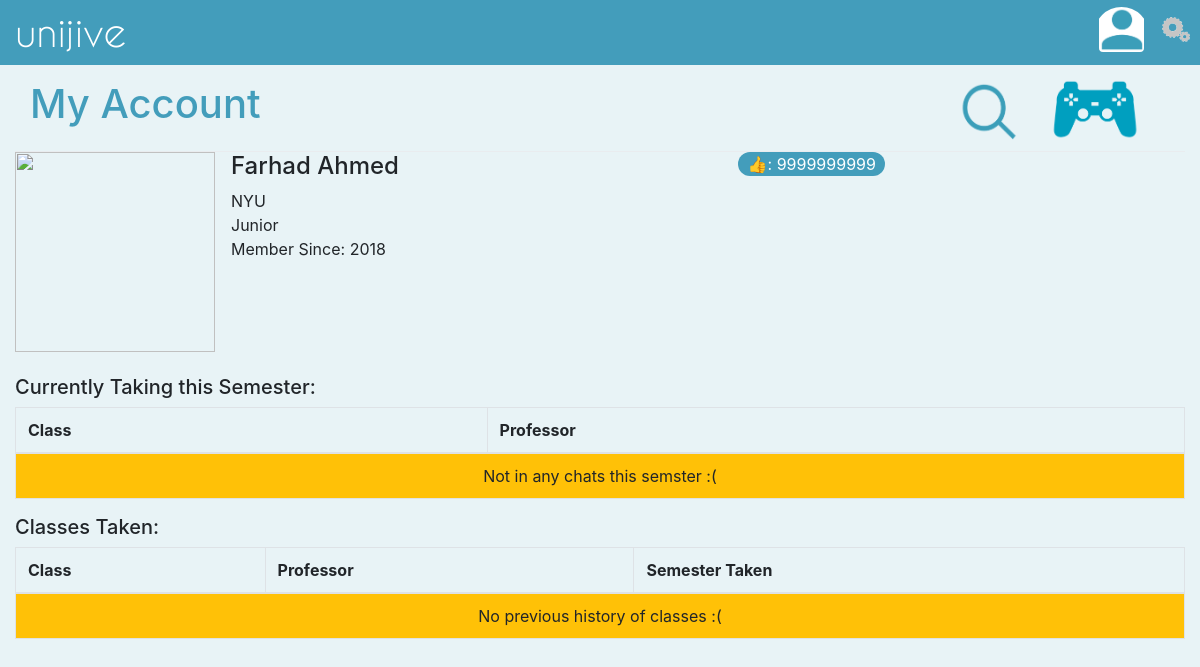
Page /my_account/ (signed in) on the earlier database version.
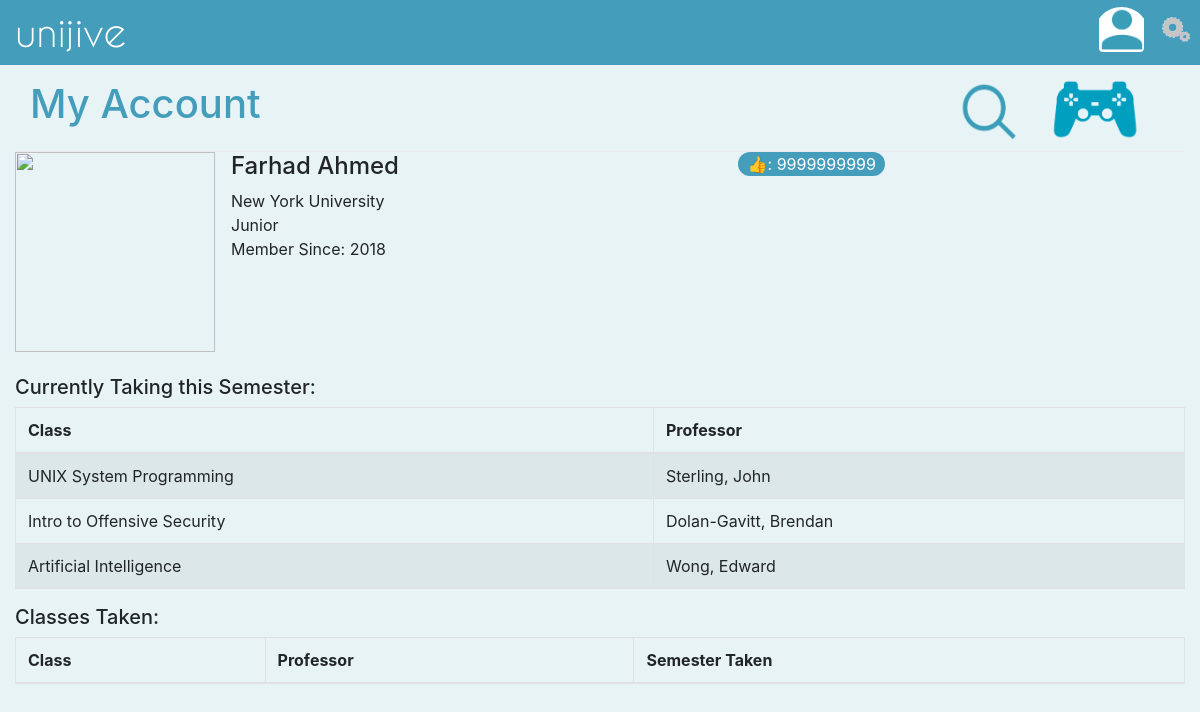
Same page on the later database version.
### accounts/models.py (models this page shows, shortened)
class User(AbstractBaseUser):
    email           = models.EmailField(max_length= 255, unique =True)
    active          = models.BooleanField(default= True)
    staff           = models.BooleanField(default = False)
    admin           = models.BooleanField(default = False)
    memberSince     = models.DateTimeField(auto_now_add=True)
    USERNAME_FIELD  = 'email'
    REQUIRED_FIELDS = []
    objects = UserManager()
    @property
    def is_active(self):
        return self.active

class UserProfile(models.Model):
    user            = models.OneToOneField(User)
    firstName       = models.CharField(max_length = 30)
    lastName        = models.CharField(max_length = 30)
    username        = models.CharField(max_length = 30)
    university      = models.CharField(max_length = 30)
    numberofLikes   = models.IntegerField(default = 0)
    profilePic      = models.ImageField(default = os.path.join(BASE_DIR, "/webpages/static/icons_/account_icon.PNG") )
    YEAR_IN_SCHOOL_CHOICES = (
        ('Freshman', 'Freshman'),
        ('Sophomore', 'Sophomore'),
        ('Junior', 'Junior'),
        ('Senior', 'Senior'),
    )
    year_in_school = models.CharField(max_length=15, choices=YEAR_IN_SCHOOL_CHOICES, default='Freshman',)

### webpages/models.py (models this page shows, shortened)
class User_s_Chats(models.Model):
    class Meta:
        verbose_name_plural = "User's Chats"
    uscID           = models.AutoField(primary_key=True)
    chatID          = models.ForeignKey(
                        'ListofChats',
                         on_delete=models.PROTECT,
                    )
    owner           = models.ForeignKey(User,
                         on_delete=models.PROTECT,
                    )
    seen            = models.BooleanField(default = False)
    mutedStatus     = models.BooleanField(default = False)
    archived        = models.BooleanField(default = False)

class ListofChats(models.Model):
    class Meta:
        verbose_name_plural = "List of Chats"
    chatID              = models.AutoField(primary_key=True)
    subject             = models.CharField(max_length = 5)
    className           = models.CharField(max_length = 30)
    professor           = models.CharField(max_length = 30)
    s_year              = models.CharField(max_length = 3)
    currently_active    = models.BooleanField(default = 0)
    university          = models.CharField(max_length = 45)

### webpages/views.py (the view)
# urls.py: url(r'^my_account/$', AccountDetailView.as_view(template_name = "unijive.my_account.html"), name='myAccount'),
class AccountDetailView(LoginRequiredMixin, ListView):
    def get_queryset(self):
        queryset = User_s_Chats.objects.filter(owner = self.request.user)
        return queryset

### templates/unijive.my_account.html (shortened to what the changed rows need)
{% extends 'unijive.nav_bar_base.html'%}
{% block content %}
{% load static %}
<div class = "container-fluid">
        <div class = "page-header-like-modal"  >
                <h1 style = "color:#439DBB;">My Account
                        <a href = "{% url "distractions" %}"><img src = "{% static "icons_/distractions.png" %}" height="60px" width="auto" style = "float:right;margin-right:30px;"></a>
                    <a href = "/search_chats"><img src = "{% static "icons_/search_icon.PNG" %}" height="60px" width="60px" style = "float:right;margin-right:30px;"></a>
                    </h1>
            </div>
    <ul class="list-unstyled">
        <li class="media">
        <div class="media-body">
            <div class="row">
            <div class = "col-lg">
        <h4> {{user.userprofile.firstName}} {{user.userprofile.lastName}}</h4>
        <h7>{{user.userprofile.university}}</h7><br>
        <h7>{{user.userprofile.year_in_school}}</h7><br>
        <h7>Member Since: {{user.memberSince.year}}</h7>
        <br>
        </div>
        <div class= "col-lg">
            <div class = "container">
        <span class="badge-pill" style="background-color:#439DBB;color:white;float:left;">&#x1f44d: {{user.userprofile.numberofLikes}} </span>
        </div>
        </div>
        </div>
        </div>
        </li>
    <li class = "media">
        <div class="media-body" style = "margin-top:2%">
                <table class="table table-striped table-bordered">
                        <thead>
                            <td><strong>Class</strong></td>
                            <td><strong>Professor</strong></td>
                        </thead>
                        <tbody>
                        {% for  object in object_list %}
                        {% if object.chatID.currently_active and not object.archived %}
                        <tr>
                        <td>{{object.chatID.className}}</td>
                        <td>{{object.chatID.professor}}</td>
                        </tr>
                        {% endif %}
                        {% empty %}
                        <tr>
                          <td colspan="7" class="text-center bg-warning">Not in any chats this semster :(</td>
                        </tr>
                        {% endfor %}
                        </tbody>
                        </table>
        </div>
        </li>
        <li class="media">
        <div class="media-body">
                <table class="table table-striped table-bordered">
                        <thead>
                            <td><strong>Class</strong></td>
                            <td><strong>Professor</strong></td>
                            <td><strong>Semester Taken</strong></td>
                        </thead>
                        <tbody>
                            {% for  object in object_list %}
                            {% if object.chatID.currently_active == 0 %}
                            <tr>
                            <td>{{object.chatID.className}}</td>
                            <td>{{object.chatID.professor}}</td>
                            {% if object.chatID.s_year|make_list|first == 'F' %}
                            <td>Fall '{{object.chatID.s_year|slice:'1:' }}</td>
                            {% endif %}
                            {% if object.chatID.s_year|make_list|first == 'S' %}
                            <td>Spring '{{object.chatID.s_year|slice:'1:' }}</td>
                            {% endif %}
                            </tr>
                            {% endif %}
                            {% empty %}
                            <tr>
                              <td colspan="7" class="text-center bg-warning">No previous history of classes :(</td>
                            </tr>
                            {% endfor %}
                        </tbody>
                        </table>
        </div>
        </li>
        </ul>
</div>
{% endblock content %}

Differences in the rows shown:
changed User "Farhad": userprofile.university "NYU" → "New York University"
added User_s_Chats: chatID.className "UNIX System Programming", chatID.professor "Sterling, John"
added User_s_Chats: chatID.className "Intro to Offensive Security", chatID.professor "Dolan-Gavitt, Brendan"
added User_s_Chats: chatID.className "Artificial Intelligence", chatID.professor "Wong, Edward"
Other differences:
text no longer shown: "Not in any chats this semster :( No previous history of classes :("
